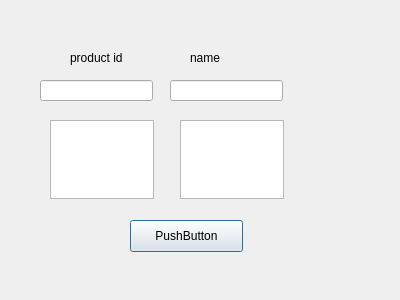
<?xml version="1.0" encoding="UTF-8"?>
<ui version="4.0">
 <class>Dialog</class>
 <widget class="QDialog" name="Dialog">
  <property name="geometry">
   <rect>
    <x>0</x>
    <y>0</y>
    <width>400</width>
    <height>300</height>
   </rect>
  </property>
  <property name="windowTitle">
   <string>Dialog</string>
  </property>
  <widget class="QLabel" name="label">
   <property name="geometry">
    <rect>
     <x>70</x>
     <y>50</y>
     <width>71</width>
     <height>16</height>
    </rect>
   </property>
   <property name="text">
    <string>product id</string>
   </property>
  </widget>
  <widget class="QPushButton" name="pushButton">
   <property name="geometry">
    <rect>
     <x>130</x>
     <y>220</y>
     <width>113</width>
     <height>32</height>
    </rect>
   </property>
   <property name="text">
    <string>PushButton</string>
   </property>
  </widget>
  <widget class="QLineEdit" name="lineEdit">
   <property name="geometry">
    <rect>
     <x>170</x>
     <y>80</y>
     <width>113</width>
     <height>21</height>
    </rect>
   </property>
  </widget>
  <widget class="QLineEdit" name="lineEdit_2">
   <property name="geometry">
    <rect>
     <x>40</x>
     <y>80</y>
     <width>113</width>
     <height>21</height>
    </rect>
   </property>
  </widget>
  <widget class="QLabel" name="label_2">
   <property name="geometry">
    <rect>
     <x>190</x>
     <y>50</y>
     <width>60</width>
     <height>16</height>
    </rect>
   </property>
   <property name="text">
    <string>name</string>
   </property>
  </widget>
  <widget class="QPlainTextEdit" name="plainTextEdit">
   <property name="geometry">
    <rect>
     <x>50</x>
     <y>120</y>
     <width>104</width>
     <height>79</height>
    </rect>
   </property>
  </widget>
  <widget class="QPlainTextEdit" name="plainTextEdit_2">
   <property name="geometry">
    <rect>
     <x>180</x>
     <y>120</y>
     <width>104</width>
     <height>79</height>
    </rect>
   </property>
  </widget>
 </widget>
 <resources/>
 <connections/>
</ui>
